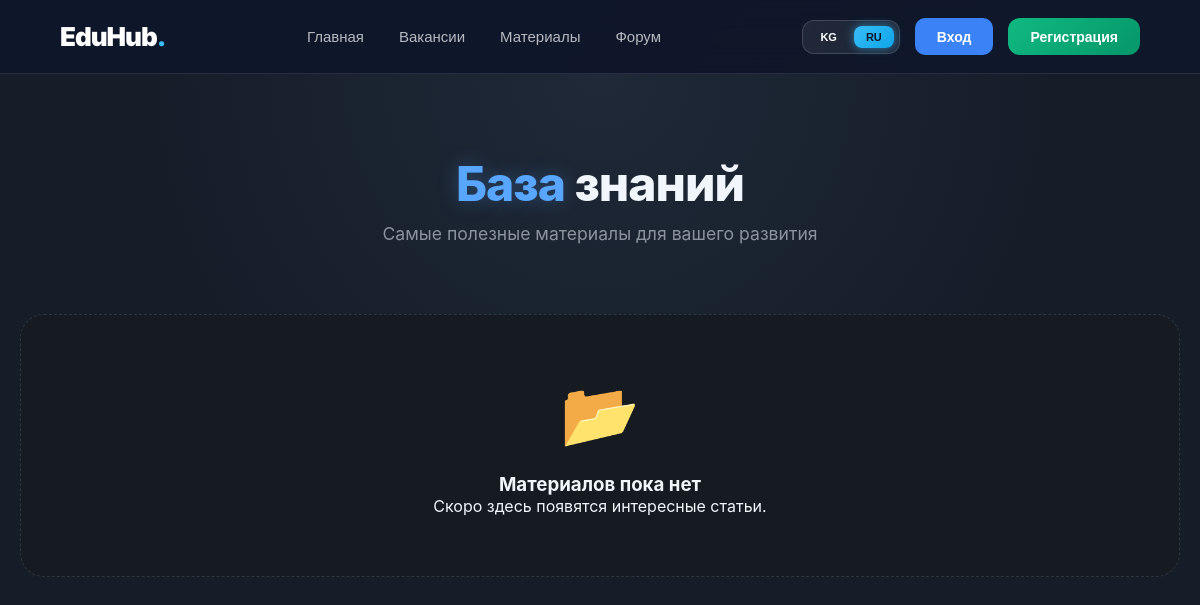
The page /ru/materials/ on the database as committed earlier.
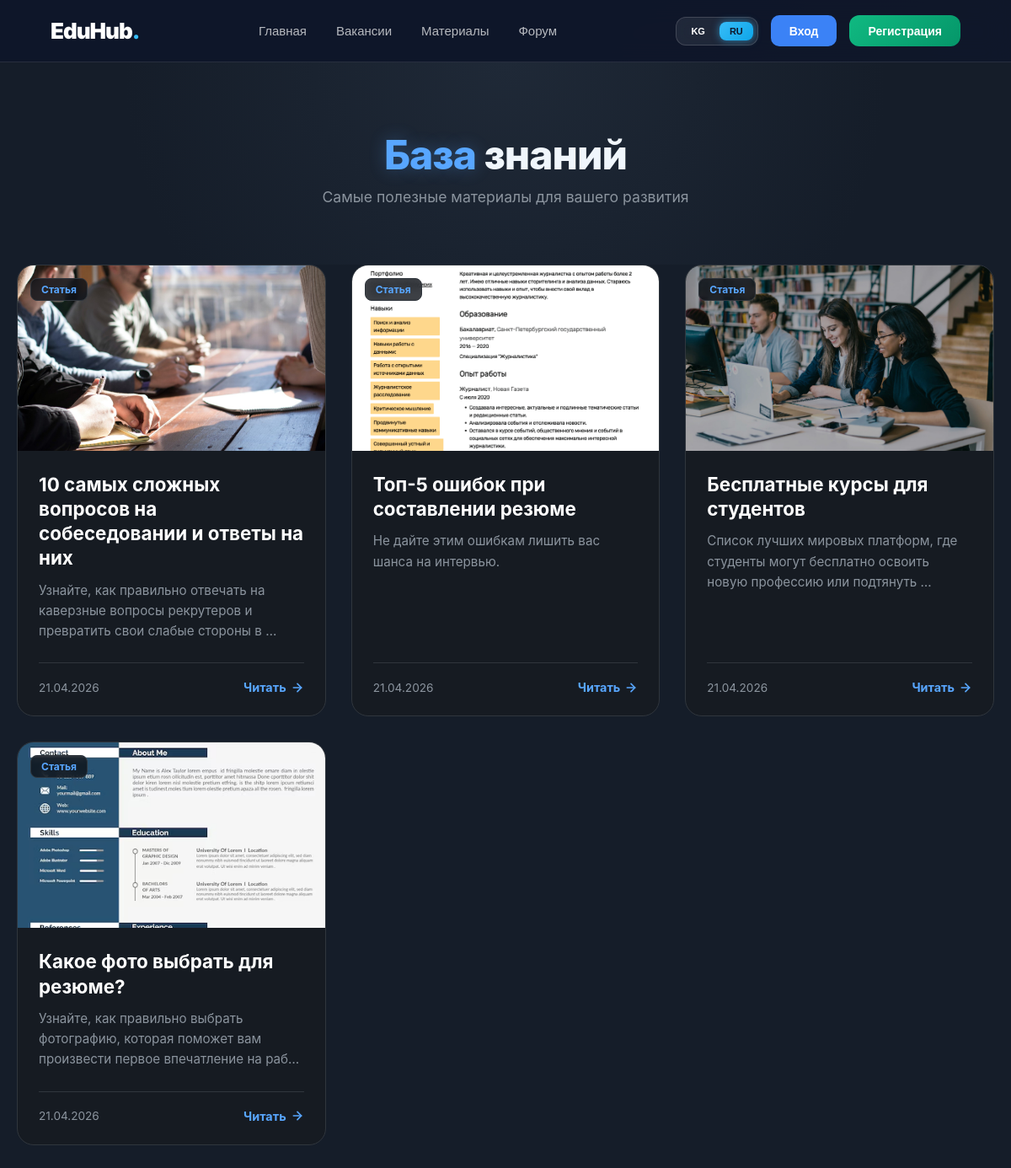
The same page on the database as committed later.
### materials/models.py (models this page shows, shortened)
class Material(models.Model):
    title = models.CharField(max_length=255, verbose_name="Заголовок")
    slug = models.SlugField(unique=True, blank=True, verbose_name="Короткое имя для URL")
    image = models.ImageField(upload_to='materials/previews/', verbose_name="Фото")
    short_description = models.CharField(max_length=500, verbose_name="Краткая информация")
    content = models.TextField(verbose_name="Основной текст (статья)")
    created_at = models.DateTimeField(auto_now_add=True, verbose_name="Дата создания")
    class Meta:
        verbose_name = "Материал"
        verbose_name_plural = "Материал"

### materials/views.py (the view)
# urls.py: path('', views.material_list, name='material_list'),
def material_list(request):
    materials = Material.objects.all().order_by('-created_at')
    return render(request, 'materials/material_list.html', {'materials': materials})

### templates/materials/material_list.html (shortened to what this page needs)
{% extends 'base.html' %}
{% load i18n %}
{% block content %}
<div class="materials-page">
    <header class="materials-header">
        <div class="header-content">
            <h1 class="page-title">
                <span class="title-accent">{% trans "База" %}</span> {% trans "знаний" %}
            </h1>
            <p class="page-subtitle">{% trans "Самые полезные материалы для вашего развития" %}</p>
        </div>
    </header>
    <div class="materials-container">
        <div class="materials-grid">
            {% for m in materials %}
            <article class="material-card">
                <div class="card-image-box">
                    {% if m.image %}
                        <img src="{{ m.image.url }}" alt="{{ m.title }}" class="card-img">
                    {% else %}
                        <div class="img-placeholder">EduHub</div>
                    {% endif %}
                    <div class="card-category">{% trans "Статья" %}</div>
                </div>
                <div class="card-content">
                    <h3 class="card-title">{{ m.title }}</h3>
                    <p class="card-description">{{ m.short_description|default:m.content|truncatechars:100 }}</p>
                    <div class="card-footer">
                        <span class="card-date">{{ m.created_at|date:"d.m.Y" }}</span>
                        <a href="{% url 'material_detail' m.slug %}" class="read-more">
                            {% trans "Читать" %} <svg width="16" height="16" viewBox="0 0 24 24" fill="none" stroke="currentColor" stroke-width="2.5" stroke-linecap="round" stroke-linejoin="round"><line x1="5" y1="12" x2="19" y2="12"></line><polyline points="12 5 19 12 12 19"></polyline></svg>
                        </a>
                    </div>
                </div>
            </article>
            {% empty %}
            <div class="empty-state">
                <div class="empty-icon">📂</div>
                <h3>{% trans "Материалов пока нет" %}</h3>
                <p>{% trans "Скоро здесь появятся интересные статьи." %}</p>
            </div>
            {% endfor %}
        </div>
    </div>
</div>
{% endblock %}

### templates/base.html (shortened to what this page needs)
    <!DOCTYPE html>
    <html lang="ru">
    <head>
    </head>
    <body>
    {% load i18n %}
    <nav class="navbar">
        <div style="display: flex; align-items: center; gap: 20px;">
            <a href="/" class="logo">EduHub<span>.</span></a>
        </div>
        <div class="nav-links">
            <a href="{% url 'home' %}">{% trans "Главная" %}</a>
            <a href="{% url 'vacancy_list' %}">{% trans "Вакансии" %}</a>
            <a href="{% url 'material_list' %}">{% trans "Материалы" %}</a>
            <a href="{% url 'question_list' %}">{% trans "Форум" %}</a>
        </div>
       <div class="user-area">
         <div class="language-switcher">
    <form action="{% url 'set_language' %}" method="post" style="display: flex; gap: 5px; margin: 0;">
        {% get_current_language as LANGUAGE_CODE %}
        <button type="submit" name="language" value="ky"
            class="lang-btn {% if LANGUAGE_CODE == 'ky' %}active{% endif %}">
            KG
        </button>
        <button type="submit" name="language" value="ru"
            class="lang-btn {% if LANGUAGE_CODE == 'ru' %}active{% endif %}">
            RU
        </button>
    </form>
</div>
    {% if user.is_authenticated %}
        {% if user.role == 'student' %}
            <a class="btn btn-login" href="{% url 'view_resume' %}">📝 {% trans "Мое резюме" %}</a>
        {% endif %}
       {% if user.is_authenticated and user.role == 'employer' %}
            <a class="btn btn-post" href="{% url 'post_job' %}">+ {% trans "Опубликовать" %}</a>
       {% endif %}
          <a href="{% url 'profile' %}" style="text-decoration: none; color: white; margin-left: 15px;">
               👤 {{ user.username }}
            </a>
            <form action="{% url 'logout' %}" method="post" style="display: inline;">
                {% csrf_token %}
                <button class="btn btn-logout">{% trans "Выйти" %}</button>
            </form>
        {% else %}
            <a class="btn btn-login" href="{% url 'login' %}">{% trans "Вход" %}</a>
            <a class="btn btn-post" href="{% url 'register' %}">{% trans "Регистрация" %}</a>
        {% endif %}
    </div>
    </nav>
        {% get_current_language as LANGUAGE_CODE %}
        {% block content %}
        {% endblock %}
    </body>
    </html>

### templates/materials/material_list.html (style rules this page uses)
:root { --bg-dark: #151d29; --card-bg: #161b22; --accent-blue: #58a6ff; --text-gray: #8b949e; --border-color: #30363d; --success-green: #238636; }
.materials-page { background-color: var(--bg-dark); min-height: 100vh; font-family: 'Inter', -apple-system, sans-serif; color: #f0f6fc; }
.materials-header { padding: 80px 20px 40px; text-align: center; background: radial-gradient(circle at top, #1f2937 0%, var(--bg-dark) 70%); }
.page-title { font-size: 3rem; font-weight: 800; margin-bottom: 10px; letter-spacing: -1px; }
.title-accent { color: var(--accent-blue); text-shadow: 0 0 20px rgba(88, 166, 255, 0.3); }
.page-subtitle { color: var(--text-gray); font-size: 1.1rem; max-width: 600px; margin: 0 auto 30px; }
.materials-container { max-width: 1200px; margin: 0 auto; padding: 0 20px 100px; }
.materials-grid { display: grid; grid-template-columns: repeat(auto-fill, minmax(320px, 1fr)); gap: 30px; }
.material-card { background: var(--card-bg); border: 1px solid var(--border-color); border-radius: 20px; overflow: hidden; transition: all 0.3s ease; display: flex; flex-direction: column; }
.card-image-box { position: relative; height: 220px; overflow: hidden; }
.card-img { width: 100%; height: 100%; object-fit: cover; transition: transform 0.5s ease; }
.card-category { position: absolute; top: 15px; left: 15px; background: rgba(13, 17, 23, 0.8); backdrop-filter: blur(5px); color: var(--accent-blue); padding: 5px 12px; border-radius: 8px; font-size: 0.75rem; font-weight: 700; border: 1px solid var(--border-color); }
.card-content { padding: 25px; flex-grow: 1; display: flex; flex-direction: column; }
.card-title { font-size: 1.4rem; font-weight: 700; line-height: 1.3; margin-bottom: 12px; color: #ffffff; }
.card-description { color: var(--text-gray); font-size: 0.95rem; line-height: 1.6; margin-bottom: 25px; flex-grow: 1; }
.card-footer { display: flex; justify-content: space-between; align-items: center; padding-top: 20px; border-top: 1px solid var(--border-color); }
.card-date { font-size: 0.85rem; color: var(--text-gray); }
.read-more { display: flex; align-items: center; gap: 5px; color: var(--accent-blue); text-decoration: none; font-weight: 700; font-size: 0.9rem; }
.read-more svg { transition: 0.2s; }

Rows that differ between the two databases and show on the page:
added Material: image (picture), title "10 самых сложных вопросов на собеседовании и ответы на них", short_description "Узнайте, как правильно отвечать на каверзные вопросы рекрутеров и превратить свои слабые стороны в …", created_at "21.04.2026"
added Material: image (picture), title "Топ-5 ошибок при составлении резюме", short_description "Не дайте этим ошибкам лишить вас шанса на интервью.", created_at "21.04.2026"
added Material: image (picture), title "Бесплатные курсы для студентов", short_description "Список лучших мировых платформ, где студенты могут бесплатно освоить новую профессию или подтянуть …", created_at "21.04.2026"
added Material: image (picture), title "Какое фото выбрать для резюме?", short_description "Узнайте, как правильно выбрать фотографию, которая поможет вам произвести первое впечатление на раб…", created_at "21.04.2026"
Other text that changed with them:
text no longer shown: "📂 Материалов пока нет Скоро здесь появятся интересные статьи."
